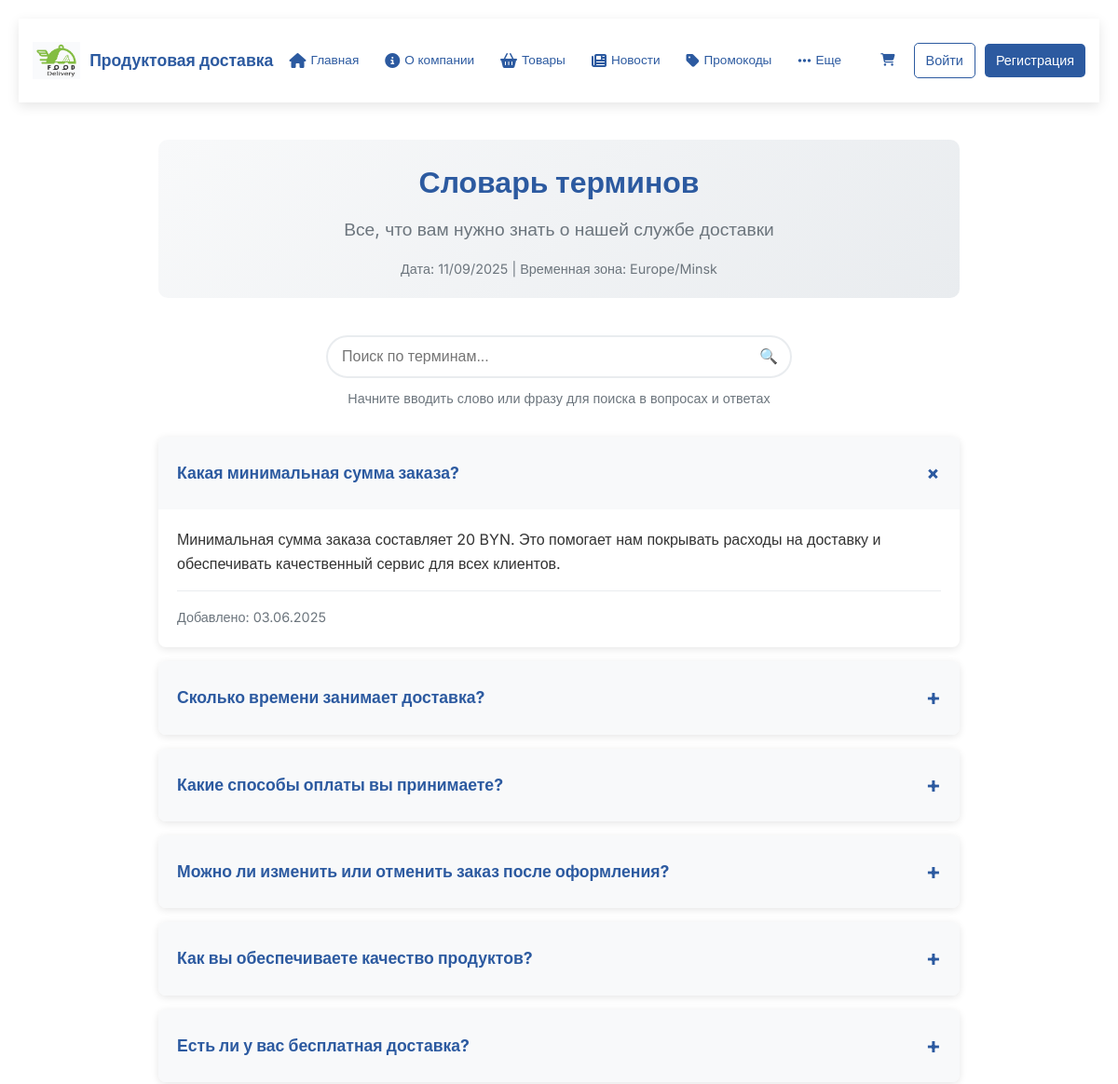
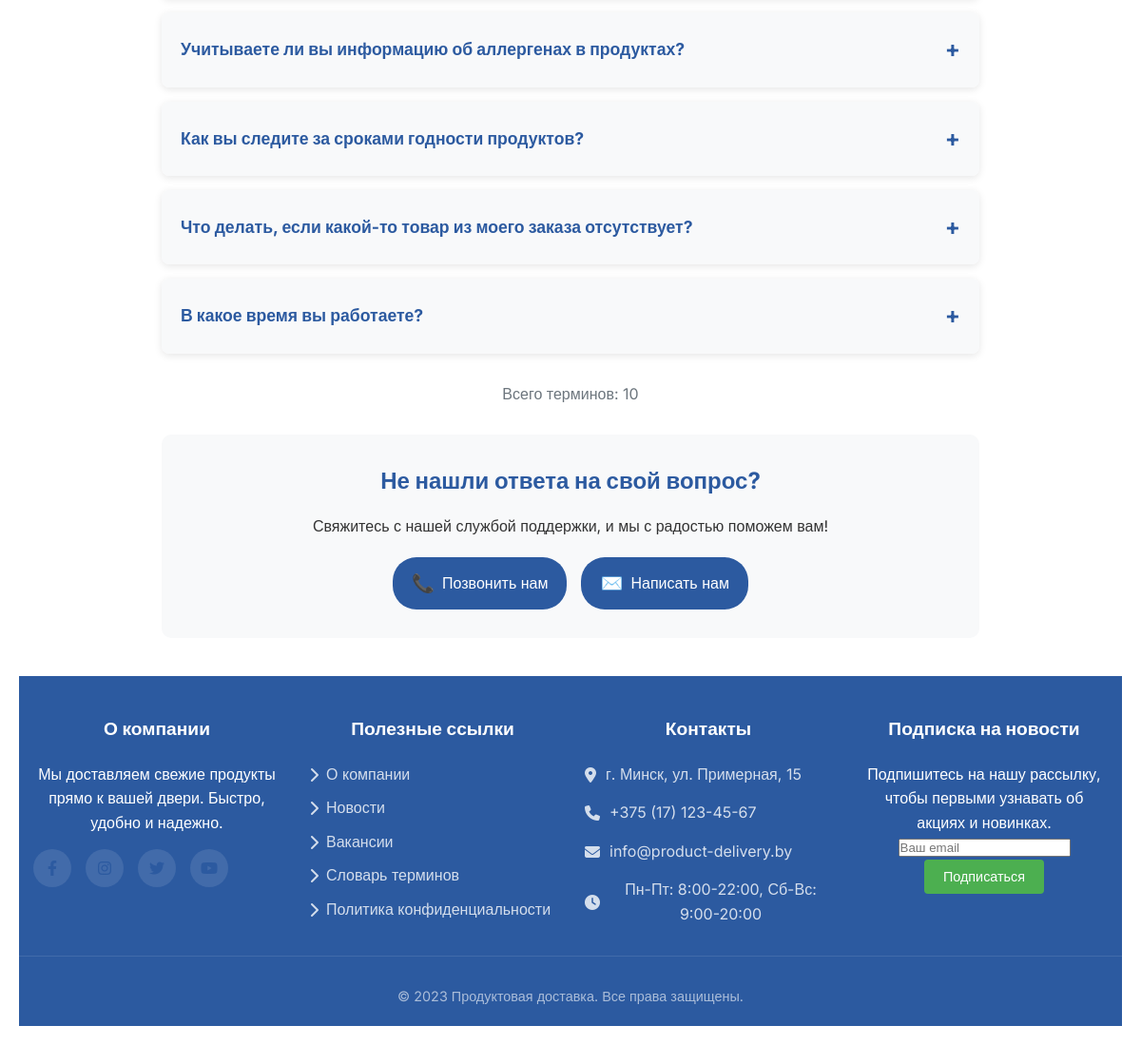
Screenshot of /faq/ with the database file from the repository (2 pictures, top to bottom).
### delivery_app/models.py (models this page shows, shortened)
class FAQ(models.Model):
    question = models.CharField(max_length=200)
    answer = models.TextField()
    added_date = models.DateTimeField(auto_now_add=True)

### delivery_app/views.py (the view)
# urls.py: path('faq/', views.faq, name='faq'),
def faq(request):
    faqs = FAQ.objects.order_by('-added_date')
    context = {
        'faqs': faqs,
        'current_date': timezone.now().strftime('%d/%m/%Y'),
        'timezone': 'Europe/Minsk',
    }
    return render(request, 'delivery_app/faq.html', context)

### delivery_app/templates/delivery_app/faq.html (shortened to what this page needs)
{% extends "delivery_app/base.html" %}
{% load static %}
{% block content %}
<div class="faq-container">
    <div class="page-header">
        <h1>Словарь терминов</h1>
        <p class="page-subtitle">Все, что вам нужно знать о нашей службе доставки</p>
        <p class="current-date">Дата: {{ current_date }} | Временная зона: {{ timezone }}</p>
    </div>
    {% if faqs %}
    <div class="search-section">
        <div class="search-box">
            <input type="text" id="faq-search" placeholder="Поиск по терминам..." class="search-input">
            <span class="search-icon">🔍</span>
        </div>
        <p class="search-help">Начните вводить слово или фразу для поиска в вопросах и ответах</p>
    </div>
    <div class="faq-list" id="faq-list">
        {% for faq in faqs %}
        <div class="faq-item" data-faq-id="{{ faq.id }}">
            <div class="faq-question" onclick="toggleFaq({{ faq.id }})">
                <h3>{{ faq.question }}</h3>
                <span class="faq-toggle">+</span>
            </div>
            <div class="faq-answer">
                <div class="faq-content">
                    {{ faq.answer|linebreaks }}
                    <div class="faq-meta">
                        <span class="faq-date">Добавлено: {{ faq.added_date|date:'d.m.Y' }}</span>
                    </div>
                </div>
            </div>
        </div>
        {% endfor %}
    </div>
    <div class="faq-stats">
        <p>Всего терминов: {{ faqs|length }}</p>
    </div>
    {% endif %}
    <div class="contact-support">
        <h2>Не нашли ответа на свой вопрос?</h2>
        <p>Свяжитесь с нашей службой поддержки, и мы с радостью поможем вам!</p>
        <div class="contact-options">
            <a href="tel:+375171234567" class="contact-btn">
                <span class="contact-icon">📞</span>
                Позвонить нам
            </a>
            <a href="mailto:support@product-delivery.by" class="contact-btn">
                <span class="contact-icon">✉️</span>
                Написать нам
            </a>
        </div>
    </div>
</div>
{% endblock %}

### delivery_app/static/delivery_app/css/style.css (style rules this page uses)
body { font-family: Arial, sans-serif; margin: 0; padding: 20px; background-color: #f9f9f9; color: #333 !important; background-image: none !important; }

### delivery_app/templates/delivery_app/base.html (style rules this page uses)
:root { --primary-color: #2c5aa0; --secondary-color: #f8f9fa; --accent-color: #28a745; --text-color: #333; --light-text: #6c757d; --border-color: #e9ecef; --shadow: 0 4px 12px rgba(0, 0, 0, 0.1); --transition: all 0.3s ease; }
* { margin: 0; padding: 0; box-sizing: border-box; }
body { font-family: 'Inter', sans-serif; line-height: 1.6; color: var(--text-color); background-color: #fff; display: flex; flex-direction: column; min-height: 100vh; }
a { text-decoration: none; color: var(--primary-color); transition: var(--transition); }

### delivery_app/templates/delivery_app/faq.html (style rules this page uses)
.faq-container { max-width: 900px; margin: 0 auto; padding: 20px; }
.page-header { text-align: center; margin-bottom: 40px; padding: 20px; background: linear-gradient(135deg, #f8f9fa 0%, #e9ecef 100%); border-radius: 10px; }
.page-header h1 { color: #2c5aa0; margin-bottom: 10px; }
.page-subtitle { font-size: 1.2em; color: #6c757d; margin-bottom: 15px; }
.current-date { font-size: 0.9em; color: #6c757d; }
.search-section { margin-bottom: 30px; }
.search-box { position: relative; max-width: 500px; margin: 0 auto 10px; }
.search-input { width: 100%; padding: 12px 45px 12px 15px; border: 2px solid #e9ecef; border-radius: 25px; font-size: 1em; transition: border-color 0.3s ease; }
.search-icon { position: absolute; right: 15px; top: 50%; transform: translateY(-50%); color: #6c757d; }
.search-help { text-align: center; color: #6c757d; font-size: 0.9em; }
.faq-list { margin-bottom: 30px; }
.faq-item { background: white; border-radius: 8px; box-shadow: 0 2px 8px rgba(0, 0, 0, 0.1); margin-bottom: 15px; overflow: hidden; transition: box-shadow 0.3s ease; }
.faq-question { padding: 20px; cursor: pointer; display: flex; justify-content: space-between; align-items: center; background-color: #f8f9fa; transition: background-color 0.3s ease; }
.faq-question h3 { margin: 0; color: #2c5aa0; font-size: 1.1em; flex: 1; }
.faq-toggle { font-size: 1.5em; font-weight: bold; color: #2c5aa0; transition: transform 0.3s ease; }
.faq-answer { max-height: 0; overflow: hidden; transition: max-height 0.5s ease; }
.faq-item.active .faq-answer { max-height: 500px; }
.faq-item.active .faq-toggle { transform: rotate(45deg); }
.faq-content { padding: 20px; line-height: 1.6; }
.faq-meta { margin-top: 15px; padding-top: 15px; border-top: 1px solid #e9ecef; }
.faq-date { font-size: 0.9em; color: #6c757d; }
.faq-stats { text-align: center; color: #6c757d; margin-bottom: 30px; }
.contact-support { background-color: #f8f9fa; padding: 30px; border-radius: 10px; text-align: center; margin-top: 30px; }
.contact-support h2 { color: #2c5aa0; margin-bottom: 15px; }
.contact-options { display: flex; justify-content: center; gap: 15px; margin-top: 20px; flex-wrap: wrap; }
.contact-btn { display: flex; align-items: center; gap: 8px; padding: 12px 20px; background-color: #2c5aa0; color: white; text-decoration: none; border-radius: 25px; transition: background-color 0.3s ease; }
.contact-icon { font-size: 1.2em; }

### rows the page displays
FAQ: question "Какая минимальная сумма заказа?", answer "Минимальная сумма заказа составляет 20 BYN. Это помогает нам покрывать расходы на доставку и обеспечивать качественный сервис для всех клиентов.", added_date "03.06.2025"
FAQ: question "Сколько времени занимает доставка?"
FAQ: question "Какие способы оплаты вы принимаете?"
FAQ: question "Можно ли изменить или отменить заказ после оформления?"
FAQ: question "Как вы обеспечиваете качество продуктов?"
FAQ: question "Есть ли у вас бесплатная доставка?"
FAQ: question "Учитываете ли вы информацию об аллергенах в продуктах?"
FAQ: question "Как вы следите за сроками годности продуктов?"
FAQ: question "Что делать, если какой-то товар из моего заказа отсутствует?"
FAQ: question "В какое время вы работаете?"

### other values shown
{{ timezone }} "Europe/Minsk"
{{ faqs|length }} "10"
